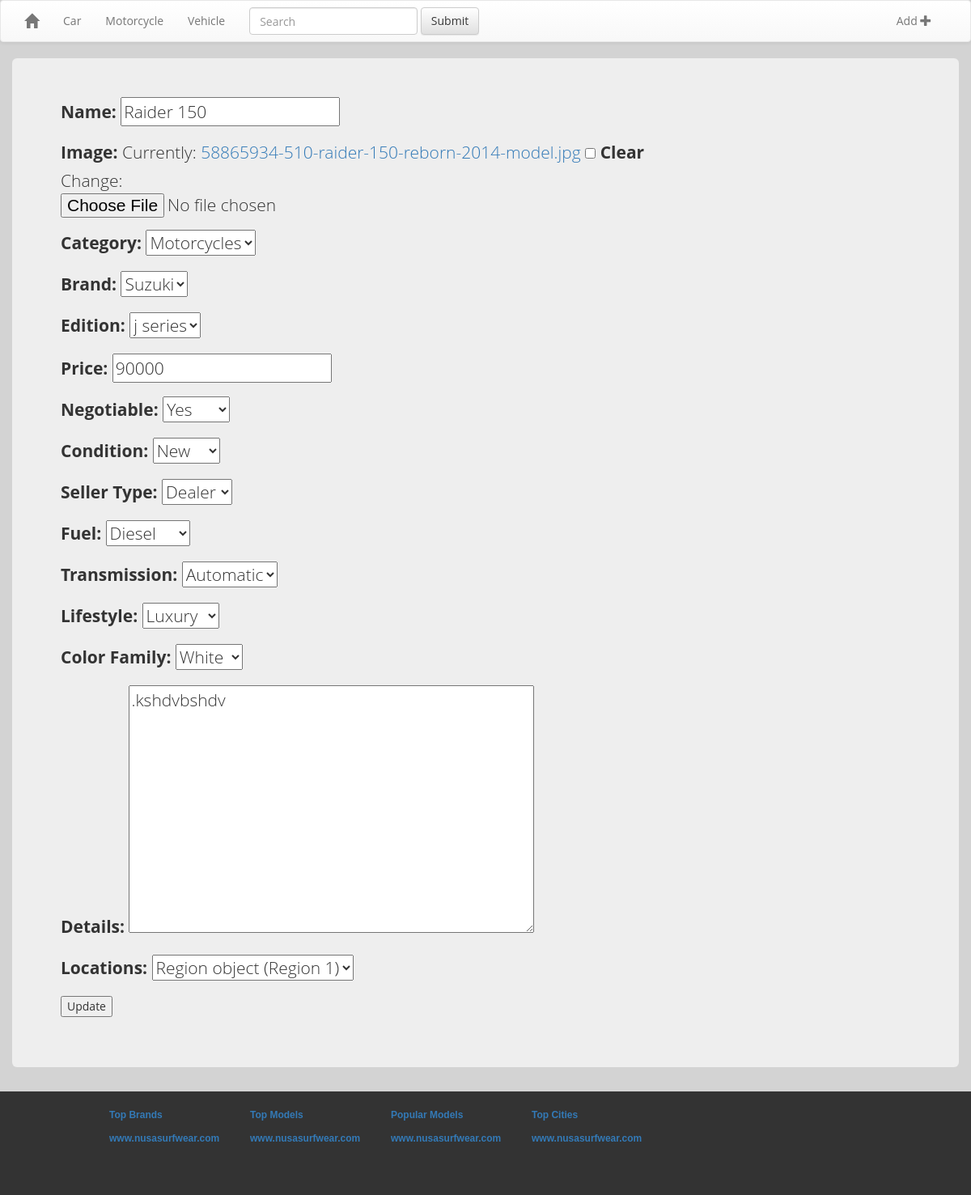
Before: /edit/Raider 150/ with the older database file.
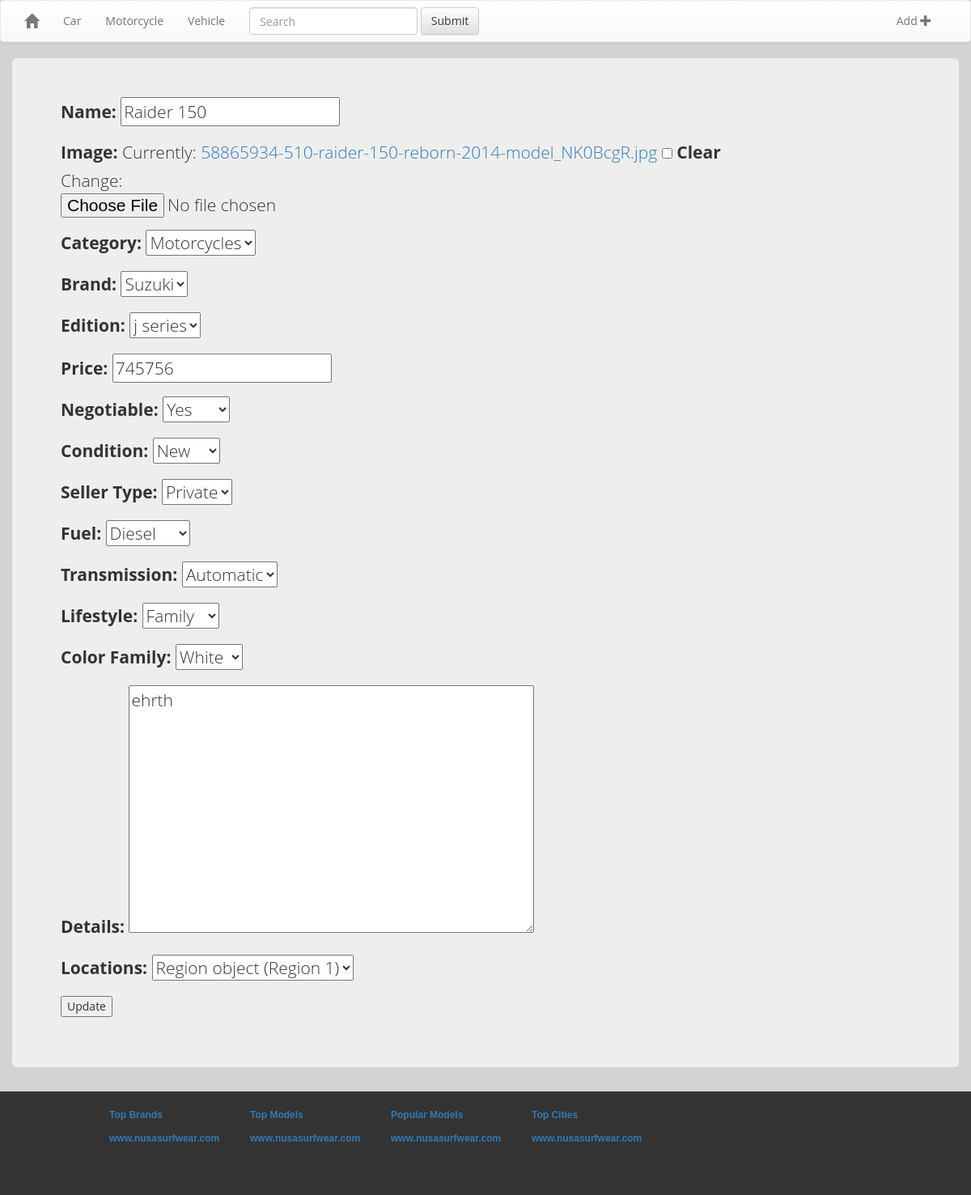
After: the same page with the newer database file.
### bike/models.py (models this page shows, shortened)
class Item(models.Model):
    CATEGORY = (
        ('Car', 'Car'),
        ('Motorcycle', 'Motorcycles'),
        ('Vehicle', 'Vehicle')
    )
    CONDITION = (
        ('NEW', 'New'),
        ('OLD', 'Old')
    )
    SELLER_TYPE = (
        ('DEALER', 'Dealer'),
        ('PRIVATE', 'Private')
    )
    FUEL = (
        ('DIESEL', 'Diesel'),
        ('ELECTRO', 'Electro'),
        ('GASOLINE', 'Gasoline')
    )
    TRANS = (
        ('AUTOMATIC', 'Automatic'),
        ('MANUAL', 'Manual')
    )
    LIFESTYLES = (
        ('FAMILY', 'Family'),
        ('LUXURY', 'Luxury'),
        ('OFFROAD', 'Offroad'),
        ('CLASSIC', 'Classic')
    )
    COLOR_FAMILY = (
        ('WHITE', 'White'),
        ('BLACK', 'Black'),
    )
    NEGO = (
        ('Yes', 'Yes'),
        ('No', 'No')
    )
    name = models.CharField(max_length=100, primary_key=True, verbose_name=_("Name"))
    slug = models.SlugField(max_length=50, null=True, blank=True, verbose_name=_("Name"))
    image = models.ImageField(blank=True, null=True)
    category = models.CharField(max_length=100, choices=CATEGORY, verbose_name=_("Category"))
    brand = models.ForeignKey(Brand, verbose_name=_("Brand"))
    edition = models.ForeignKey(Edition, verbose_name=_("Edition"))
    price = models.IntegerField(default=0)
    negotiable = models.CharField(max_length=50, choices=NEGO)
    condition = models.CharField(max_length=50, choices=CONDITION, verbose_name=_("Condition"))
    seller_type = models.CharField(max_length=50, choices=SELLER_TYPE, verbose_name=_("Seller Type"))
    fuel = models.CharField(max_length=50, choices=FUEL, verbose_name=_("Fuel"))
    transmission = models.CharField(max_length=50, choices=TRANS, verbose_name=_("Transmission"))
    lifestyle = models.CharField(max_length=50, choices=LIFESTYLES, verbose_name=_("Lifestyle"))
    color_family = models.CharField(max_length=50, choices=COLOR_FAMILY, verbose_name=_("Color Family"))
    details = models.TextField(blank=True, null=True, verbose_name=_("Details"))
    submitted_on = models.DateField(auto_now=True, editable=False, verbose_name=_("Submitted on"))
    locations = models.ForeignKey(Region, blank=True, null=True, verbose_name=_("Locations"))
    objects = ItemManager()
    class Meta:
        verbose_name = _("Item")
        ordering = ['-submitted_on']
        app_label = 'bike'
        db_table = 'bike'

class Brand(models.Model):
    name = models.CharField(max_length=50, primary_key=True, verbose_name=_("Name"))
    slug = models.SlugField(max_length=50, null=True, blank=True)
    class Meta:
        verbose_name = _("Brand")
        ordering = ['-name']
    def __unicode__(self):
        return self.name

class Edition(models.Model):
    name = models.CharField(max_length=50, primary_key=True, verbose_name=_("Name"))
    slug = models.SlugField(max_length=50, null=True, blank=True)
    class Meta:
        verbose_name = _("Edition")
        ordering = ['-name']
    def __unicode__(self):
        return self.name

### geo/models.py (models this page shows)
class Region(models.Model):
    name = models.CharField(max_length=100, primary_key=True, verbose_name=_('Name'))
    slug = models.SlugField(blank=True, null=True)
    country = models.ForeignKey(Country, verbose_name=_('Country'))
    class Meta:
        verbose_name = _('Region')
        ordering = ['-name']
        app_label = 'geo'
        db_table = 'geo'

### bike/views/items.py (the view)
class ItemUpdateView(UpdateView):
    model = Item
    success_url = reverse_lazy('items:item_list')
    form_class = ItemForm
    template_name_suffix = '_update_form'

### bike/forms.py
class ItemForm(forms.ModelForm):
    class Meta:
        model = Item
        fields = ('name', 'image', 'category', 'brand', 'edition', 'price', 'negotiable',
              'condition', 'seller_type', 'fuel', 'transmission', 'lifestyle', 'color_family', 'details', 'locations')
        exclude = ('slug',)
    def __init__(self, *args, **kwargs):
        super(ItemForm, self).__init__(*args, **kwargs)

### bike/templates/bike/item_update_form.html
{% extends 'bike/base.html' %}
{% block content %}
    <div class="jumbotron">
        <form action="" method="post">{% csrf_token %}
            {{ form.as_p }}
            <input type="submit" value="Update" />
        </form>
    </div>
{% endblock %}

Changed rows visible on the page:
changed Item "Motorcycles": price "90000" → "745756"; seller_type "Dealer" → "Private"; lifestyle "Luxury" → "Family"; details ".kshdvbshdv" → "ehrth"
Other visible differences:
text no longer shown: "Name: Image: Currently: 58865934-510-raider-150-reborn-2014-model.jpg Clear Change: Category: Brand: Edition: Price: Negotiable: Condition: Seller Type: Fuel: Transmission: Lifestyle: Color Family: Details: Locations:"
text now shown: "Name: Image: Currently: 58865934-510-raider-150-reborn-2014-model_NK0BcgR.jpg Clear Change: Category: Brand: Edition: Price: Negotiable: Condition: Seller Type: Fuel: Transmission: Lifestyle: Color Family: Details: Locations:"
